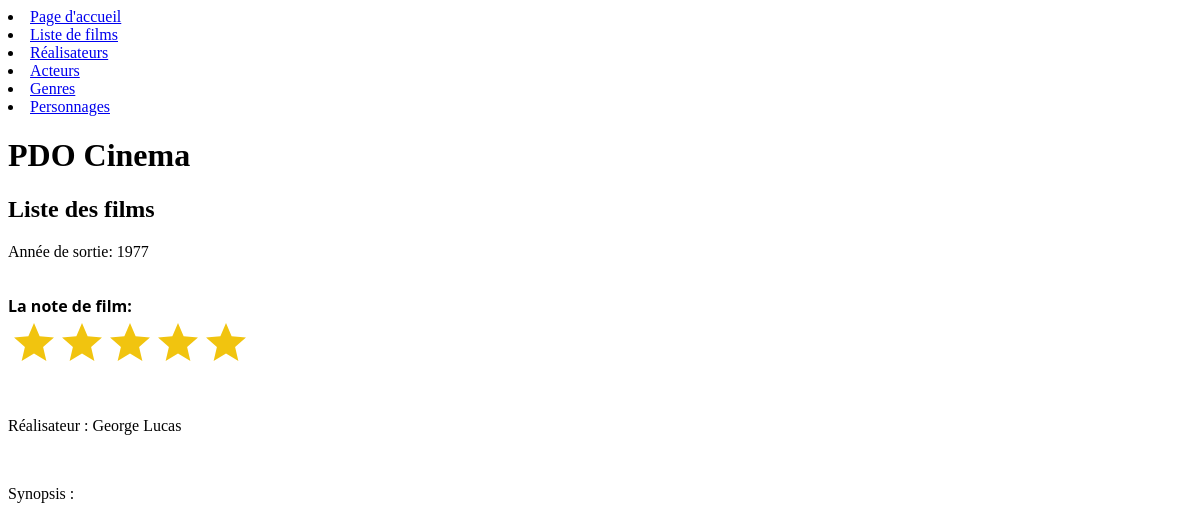
Screenshot of /index.php?action=detailFilm&id=1 with the database file from the repository.
### tables this page shows
CREATE TABLE IF NOT EXISTS `film` (
  `id_film` int(11) NOT NULL AUTO_INCREMENT,
  `titre_film` varchar(255) NOT NULL,
  `anne_sortie` date NOT NULL,
  `duree_minutes` int(11) NOT NULL,
  `synopsis` text,
  `note_film` int(11) NOT NULL,
  `affiche_film` varchar(50) NOT NULL,
  `id_realisateur` int(11) NOT NULL,
  PRIMARY KEY (`id_film`),
  KEY `id_realisateur` (`id_realisateur`),
  CONSTRAINT `FK_FILM_REALISATEUR` FOREIGN KEY (`id_realisateur`) REFERENCES `realisateur` (`id_realisateur`)
);

CREATE TABLE IF NOT EXISTS `personne` (
  `id_personne` int(11) NOT NULL AUTO_INCREMENT,
  `nom` varchar(100) NOT NULL,
  `prenom` varchar(100) NOT NULL,
  `sexe` varchar(50) NOT NULL,
  `date_naissance` date NOT NULL,
  PRIMARY KEY (`id_personne`)
);

### controller/CinemaController.php (called while the page is built, shortened)
<?php
    class CinemaController{
        public function detailFilm($id){
            $pdo = Connect::seConnecter();
            $sqlQuery = "SELECT titre_film, TIME_FORMAT(SEC_TO_TIME(duree_minutes*60), '%H:%i') AS duree, YEAR(anne_sortie) AS anne_sortie, nom, prenom, synopsis, note_film
            FROM film
            INNER JOIN realisateur on film.id_realisateur = realisateur.id_realisateur
            INNER JOIN personne ON realisateur.id_personne = personne.id_personne
            WHERE id_film = :id
            ";
            $requete = $pdo->prepare($sqlQuery);
            $requete->execute(["id" => $id]);
            require "view/film/detailFilm.php";
        }
    }

### view/film/detailFilm.php (the view, shortened to what this page needs)
<?php ob_start();
 foreach($requete->fetchAll() as $film){
    echo    "<p>Année de sortie: ".$film['anne_sortie']."</p><br>",
            "<label class='rating-label'><strong>La note de  film:</strong>
            <input
              class='rating'
              max='5'
              readonly
              step='1'
              style='--fill: #f1c40f
              ;--value:".$film['note_film']."'
              type='range'
              value=".$film['note_film'].">
          </label><br>",
          "<p>Réalisateur : ".$film['prenom']." ".$film['nom']."</p><br>",
          "<p>Synopsis : <br>".$film['synopsis']."</p><br>";
}
require "view/template.php";

### public/css/style.css (style rules this page uses)
.rating { --dir: right; --fill: gold; --fillbg: rgba(100, 100, 100, 0.15); --stars: 5; --starsize: 3rem; --symbol: var(--star); --value: 1; --w: calc(var(--stars) * var(--starsize)); --x: calc(100% * (var(--value) / var(--stars))); block-size: var(--starsize); inline-size: var(--w); position: relative; touch-action: manipulation; -webkit-appearance: none; }
.rating, .rating-label { display: block; font-family: ui-sans-serif, system-ui, sans-serif; }
.rating-label { margin-block-end: 1rem; }

### rows the page displays
film: anne_sortie "1977", note_film "5", personne.prenom "George", personne.nom "Lucas"

### other values shown
$titre_secondaire "Liste des films"
